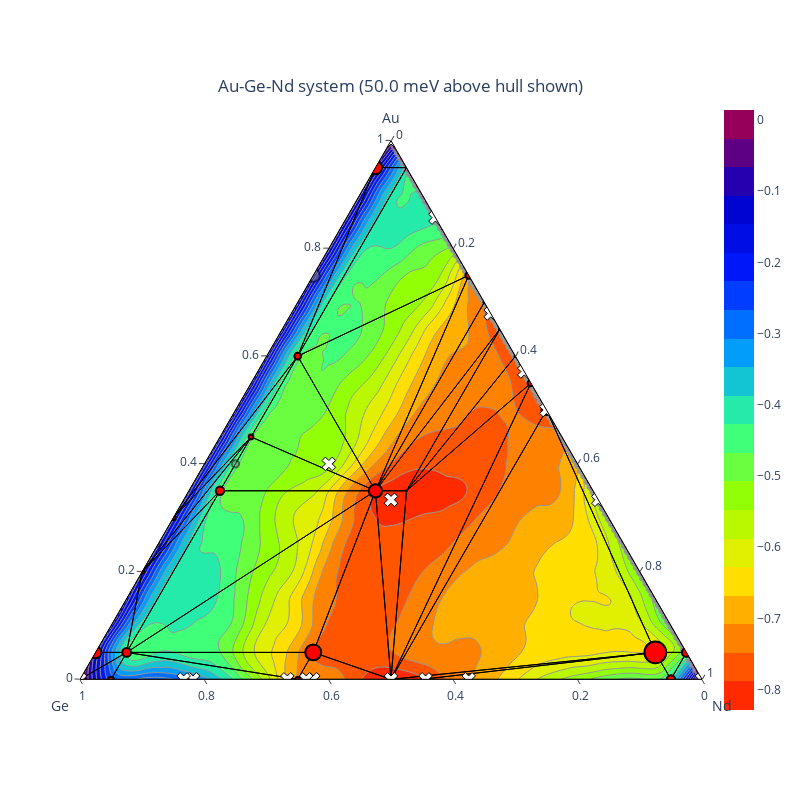

Notebook cell for this chart:
### Markdown cell above
#### Generate Predictions

### Code cell
# uncomment the 'export_image_name' line to save the output as a vector image
# if write_data = True, will save a spreadsheet of the output predictions
# edit step_size, e_above_max (in meV above the hull), and point_scale to your preferences

data_pd = mlf.predict_pd(step_size = 5,
                         model_list=model_list,
                         write_data = False
                    )

mlf.plot_pd(data_pd,data_df,
            e_above_max=50,
            point_scale = 400,
           # export_image_name='AlEuSb_pd.svg'
           )

### Figure 1 — Plotly figure (JSON) as saved in the notebook; plotly's stock layout.template omitted (floating-point values rounded to 4 significant figures; data arrays with more than 128 entries replaced by an {"elided": "..."} marker saying what was removed)
{"data": [{"a": [1, 0, 0], "b": [0, 1, 0], "c": [0, 0, 1], "fill": "toself", "fillcolor": "rgb(150.0, 0.0, 90.0)", "hoverinfo": "skip", "line": {"color": "rgb(150, 150, 150)", "shape": "spline", "width": 1}, "mode": "lines", "name": "0.014", "showlegend": true, "type": "scatterternary"}, {"a": {"elided": "595 float values"}, "b": {"elided": "595 float values"}, "c": {"elided": "595 float values"}, "fill": "toself", "fillcolor": "rgb(92.85714285714279, 0.0, 131.90476190476195)", "hoverinfo": "skip", "line": {"color": "rgb(150, 150, 150)", "shape": "spline", "width": 1}, "mode": "lines", "name": "-0.026", "showlegend": true, "type": "scatterternary"}, {"a": {"elided": "595 float values"}, "b": {"elided": "595 float values"}, "c": {"elided": "595 float values"}, "fill": "toself", "fillcolor": "rgb(35.71428571428559, 0.0, 173.8095238095239)", "hoverinfo": "skip", "line": {"color": "rgb(150, 150, 150)", "shape": "spline", "width": 1}, "mode": "lines", "name": "-0.066", "showlegend": true, "type": "scatterternary"}, {"a": {"elided": "591 float values"}, "b": {"elided": "591 float values"}, "c": {"elided": "591 float values"}, "fill": "toself", "fillcolor": "rgb(0.0, 3.57142857142858, 207.8571428571429)", "hoverinfo": "skip", "line": {"color": "rgb(150, 150, 150)", "shape": "spline", "width": 1}, "mode": "lines", "name": "-0.106", "showlegend": true, "type": "scatterternary"}, {"a": {"elided": "587 float values"}, "b": {"elided": "587 float values"}, "c": {"elided": "587 float values"}, "fill": "toself", "fillcolor": "rgb(0.0, 13.095238095238093, 228.8095238095238)", "hoverinfo": "skip", "line": {"color": "rgb(150, 150, 150)", "shape": "spline", "width": 1}, "mode": "lines", "name": "-0.147", "showlegend": true, "type": "scatterternary"}, {"a": {"elided": "585 float values"}, "b": {"elided": "585 float values"}, "c": {"elided": "585 float values"}, "fill": "toself", "fillcolor": "rgb(0.0, 22.619047619047628, 249.7619047619048)", "hoverinfo": "skip", "line": {"color": "rgb(150, 150, 150)", "shape": "spline", "width": 1}, "mode": "lines", "name": "-0.187", "showlegend": true, "type": "scatterternary"}, {"a": {"elided": "584 float values"}, "b": {"elided": "584 float values"}, "c": {"elided": "584 float values"}, "fill": "toself", "fillcolor": "rgb(0.0, 61.28571428571438, 255.0)", "hoverinfo": "skip", "line": {"color": "rgb(150, 150, 150)", "shape": "spline", "width": 1}, "mode": "lines", "name": "-0.227", "showlegend": true, "type": "scatterternary"}, {"a": {"elided": "580 float values"}, "b": {"elided": "580 float values"}, "c": {"elided": "580 float values"}, "fill": "toself", "fillcolor": "rgb(0.0, 109.66666666666671, 255.0)", "hoverinfo": "skip", "line": {"color": "rgb(150, 150, 150)", "shape": "spline", "width": 1}, "mode": "lines", "name": "-0.267", "showlegend": true, "type": "scatterternary"}, {"a": {"elided": "604 float values"}, "b": {"elided": "604 float values"}, "c": {"elided": "604 float values"}, "fill": "toself", "fillcolor": "rgb(2.095238095238088, 156.90476190476187, 250.0)", "hoverinfo": "skip", "line": {"color": "rgb(150, 150, 150)", "shape": "spline", "width": 1}, "mode": "lines", "name": "-0.307", "showlegend": true, "type": "scatterternary"}, {"a": {"elided": "604 float values"}, "b": {"elided": "604 float values"}, "c": {"elided": "604 float values"}, "fill": "toself", "fillcolor": "rgb(18.85714285714287, 196.14285714285717, 209.99999999999997)", "hoverinfo": "skip", "line": {"color": "rgb(150, 150, 150)", "shape": "spline", "width": 1}, "mode": "lines", "name": "-0.347", "showlegend": true, "type": "scatterternary"}, {"a": {"elided": "607 float values"}, "b": {"elided": "607 float values"}, "c": {"elided": "607 float values"}, "fill": "toself", "fillcolor": "rgb(35.61904761904765, 235.38095238095246, 169.99999999999994)", "hoverinfo": "skip", "line": {"color": "rgb(150, 150, 150)", "shape": "spline", "width": 1}, "mode": "lines", "name": "-0.387", "showlegend": true, "type": "scatterternary"}, {"a": {"elided": "594 float values"}, "b": {"elided": "594 float values"}, "c": {"elided": "594 float values"}, "fill": "toself", "fillcolor": "rgb(64.38095238095241, 255.0, 121.4285714285714)", "hoverinfo": "skip", "line": {"color": "rgb(150, 150, 150)", "shape": "spline", "width": 1}, "mode": "lines", "name": "-0.427", "showlegend": true, "type": "scatterternary"}, {"a": {"elided": "558 float values"}, "b": {"elided": "558 float values"}, "c": {"elided": "558 float values"}, "fill": "toself", "fillcolor": "rgb(105.14285714285717, 255.0, 64.28571428571426)", "hoverinfo": "skip", "line": {"color": "rgb(150, 150, 150)", "shape": "spline", "width": 1}, "mode": "lines", "name": "-0.468", "showlegend": true, "type": "scatterternary"}, {"a": {"elided": "504 float values"}, "b": {"elided": "504 float values"}, "c": {"elided": "504 float values"}, "fill": "toself", "fillcolor": "rgb(145.90476190476193, 255.0, 7.1428571428571175)", "hoverinfo": "skip", "line": {"color": "rgb(150, 150, 150)", "shape": "spline", "width": 1}, "mode": "lines", "name": "-0.508", "showlegend": true, "type": "scatterternary"}, {"a": {"elided": "504 float values"}, "b": {"elided": "504 float values"}, "c": {"elided": "504 float values"}, "fill": "toself", "fillcolor": "rgb(185.66666666666669, 248.0, 0.0)", "hoverinfo": "skip", "line": {"color": "rgb(150, 150, 150)", "shape": "spline", "width": 1}, "mode": "lines", "name": "-0.548", "showlegend": true, "type": "scatterternary"}, {"a": {"elided": "490 float values"}, "b": {"elided": "490 float values"}, "c": {"elided": "490 float values"}, "fill": "toself", "fillcolor": "rgb(225.2857142857143, 240.0, 0.0)", "hoverinfo": "skip", "line": {"color": "rgb(150, 150, 150)", "shape": "spline", "width": 1}, "mode": "lines", "name": "-0.588", "showlegend": true, "type": "scatterternary"}, {"a": {"elided": "507 float values"}, "b": {"elided": "507 float values"}, "c": {"elided": "507 float values"}, "fill": "toself", "fillcolor": "rgb(255.0, 222.28571428571428, 0.0)", "hoverinfo": "skip", "line": {"color": "rgb(150, 150, 150)", "shape": "spline", "width": 1}, "mode": "lines", "name": "-0.628", "showlegend": true, "type": "scatterternary"}, {"a": {"elided": "430 float values"}, "b": {"elided": "430 float values"}, "c": {"elided": "430 float values"}, "fill": "toself", "fillcolor": "rgb(255.0, 175.42857142857142, 0.0)", "hoverinfo": "skip", "line": {"color": "rgb(150, 150, 150)", "shape": "spline", "width": 1}, "mode": "lines", "name": "-0.668", "showlegend": true, "type": "scatterternary"}, {"a": {"elided": "454 float values"}, "b": {"elided": "454 float values"}, "c": {"elided": "454 float values"}, "fill": "toself", "fillcolor": "rgb(255.0, 128.57142857142856, 0.0)", "hoverinfo": "skip", "line": {"color": "rgb(150, 150, 150)", "shape": "spline", "width": 1}, "mode": "lines", "name": "-0.708", "showlegend": true, "type": "scatterternary"}, {"a": {"elided": "334 float values"}, "b": {"elided": "334 float values"}, "c": {"elided": "334 float values"}, "fill": "toself", "fillcolor": "rgb(255.0, 84.57142857142857, 0.0)", "hoverinfo": "skip", "line": {"color": "rgb(150, 150, 150)", "shape": "spline", "width": 1}, "mode": "lines", "name": "-0.749", "showlegend": true, "type": "scatterternary"}, {"a": [0.39, 0.3892, 0.3875, 0.3854, 0.385, 0.3825, 0.38, 0.3795, 0.3768, 0.3757, 0.3751, 0.375, 0.3739, 0.3718, 0.37, 0.3685, 0.365, 0.3623, 0.36, 0.355, 0.35, 0.345, 0.3432, 0.34, 0.3355, 0.335, 0.3307, 0.33, 0.3272, 0.325, 0.3244, 0.3223, 0.32, 0.3195, 0.3153, 0.315, 0.3128, 0.3113, 0.3101, 0.31, 0.3092, 0.3084, 0.3074, 0.3059, 0.305, 0.3036, 0.3015, 0.3, 0.2993, 0.2968, 0.295, 0.2942, 0.2917, 0.29, 0.2895, 0.2876, 0.2864, 0.2855, 0.285, 0.2845, 0.2843, 0.285, 0.2856, 0.2899, 0.29, 0.295, 0.2986, 0.3, 0.305, 0.3087, 0.31, 0.315, 0.32, 0.325, 0.33, 0.335, 0.34, 0.342, 0.345, 0.35, 0.3502, 0.355, 0.3555, 0.3596, 0.36, 0.3631, 0.365, 0.3661, 0.3689, 0.37, 0.3717, 0.375, 0.3752, 0.3787, 0.38, 0.3816, 0.3842, 0.385, 0.3865, 0.3883, 0.3897, 0.39, 0.3903, 0.3904, 0.3907, 0.3903, 0.39], "b": [0.2435, 0.2404, 0.2362, 0.2323, 0.2317, 0.2287, 0.2258, 0.2253, 0.2216, 0.2171, 0.2125, 0.2121, 0.2081, 0.2041, 0.2021, 0.2008, 0.1992, 0.1988, 0.1989, 0.2002, 0.2028, 0.2067, 0.2084, 0.2118, 0.2173, 0.2179, 0.2247, 0.2259, 0.2314, 0.2365, 0.2378, 0.2439, 0.2491, 0.2503, 0.2573, 0.2581, 0.2636, 0.2694, 0.2749, 0.2756, 0.2804, 0.2858, 0.2913, 0.297, 0.2994, 0.3032, 0.3093, 0.3135, 0.3154, 0.3216, 0.326, 0.3279, 0.3341, 0.339, 0.3402, 0.3462, 0.3518, 0.3572, 0.3602, 0.3628, 0.3679, 0.3703, 0.3722, 0.375, 0.3751, 0.3755, 0.3757, 0.3755, 0.3755, 0.3757, 0.3756, 0.3748, 0.3733, 0.3711, 0.3683, 0.3648, 0.3609, 0.359, 0.356, 0.3502, 0.3499, 0.343, 0.3423, 0.3352, 0.3345, 0.3285, 0.3244, 0.3219, 0.3156, 0.3129, 0.3092, 0.3028, 0.3024, 0.2957, 0.2928, 0.2892, 0.2829, 0.2808, 0.2768, 0.2708, 0.2652, 0.2622, 0.2599, 0.2548, 0.2496, 0.2449, 0.2435], "c": [0.3665, 0.3704, 0.3762, 0.3823, 0.3833, 0.3887, 0.3942, 0.3953, 0.4016, 0.4071, 0.4125, 0.4129, 0.4181, 0.4241, 0.4279, 0.4308, 0.4358, 0.4388, 0.4411, 0.4448, 0.4472, 0.4483, 0.4484, 0.4482, 0.4473, 0.4471, 0.4447, 0.4441, 0.4414, 0.4385, 0.4378, 0.4339, 0.4309, 0.4303, 0.4273, 0.4269, 0.4236, 0.4194, 0.4149, 0.4144, 0.4104, 0.4058, 0.4013, 0.397, 0.3956, 0.3932, 0.3893, 0.3865, 0.3854, 0.3816, 0.379, 0.3779, 0.3741, 0.371, 0.3702, 0.3662, 0.3618, 0.3572, 0.3548, 0.3528, 0.3479, 0.3447, 0.3422, 0.335, 0.3349, 0.3295, 0.3257, 0.3245, 0.3195, 0.3157, 0.3144, 0.3102, 0.3067, 0.3039, 0.3017, 0.3002, 0.2991, 0.299, 0.299, 0.2998, 0.2999, 0.302, 0.3023, 0.3052, 0.3055, 0.3085, 0.3106, 0.3119, 0.3156, 0.3171, 0.3192, 0.3222, 0.3224, 0.3257, 0.3272, 0.3292, 0.3329, 0.3342, 0.3368, 0.3408, 0.3452, 0.3478, 0.3499, 0.3548, 0.3596, 0.3649, 0.3665], "fill": "toself", "fillcolor": "rgb(255.0, 42.285714285714285, 0.0)", "hoverinfo": "skip", "line": {"color": "rgb(150, 150, 150)", "shape": "spline", "width": 1}, "mode": "lines", "name": "-0.789", "showlegend": true, "type": "scatterternary"}, {"a": {"elided": "137 float values"}, "b": {"elided": "137 float values"}, "c": {"elided": "137 float values"}, "fill": "toself", "fillcolor": "rgb(255.0, 84.57142857142857, 0.0)", "hoverinfo": "skip", "line": {"color": "rgb(150, 150, 150)", "shape": "spline", "width": 1}, "mode": "lines", "name": "-0.749", "showlegend": true, "type": "scatterternary"}, {"a": [0, 0.003622, 0.005, 0.01, 0.01077, 0.015, 0.01544, 0.01875, 0.02, 0.02104, 0.02243, 0.02299, 0.02282, 0.02209, 0.02104, 0.02, 0.01991, 0.01883, 0.0177, 0.01644, 0.015, 0.01495, 0.01331, 0.01148, 0.01, 0.009506, 0.007449, 0.005088, 0.005, 0.002084, 0], "b": [0.5467, 0.5432, 0.5417, 0.5357, 0.5346, 0.528, 0.5273, 0.5206, 0.5173, 0.5145, 0.5088, 0.5035, 0.4986, 0.494, 0.4895, 0.4854, 0.485, 0.4806, 0.4761, 0.4718, 0.4677, 0.4675, 0.4633, 0.4593, 0.4562, 0.4552, 0.4513, 0.4475, 0.4473, 0.444, 0.4422], "c": [0.4533, 0.4532, 0.4533, 0.4543, 0.4546, 0.457, 0.4573, 0.4606, 0.4627, 0.4645, 0.4688, 0.4735, 0.4786, 0.484, 0.4895, 0.4946, 0.495, 0.5006, 0.5061, 0.5118, 0.5173, 0.5175, 0.5233, 0.5293, 0.5338, 0.5352, 0.5413, 0.5475, 0.5477, 0.554, 0.5578], "fill": "toself", "fillcolor": "rgb(255.0, 42.285714285714285, 0.0)", "hoverinfo": "skip", "line": {"color": "rgb(150, 150, 150)", "shape": "spline", "width": 1}, "mode": "lines", "name": "-0.789", "showlegend": true, "type": "scatterternary"}, {"a": [0.94, 0.935, 0.9302, 0.93, 0.925, 0.9202, 0.92, 0.915, 0.9101, 0.91, 0.9061, 0.905, 0.9032, 0.9, 0.895, 0.8923, 0.89, 0.885, 0.8836, 0.88, 0.8782, 0.8753, 0.8789, 0.88, 0.885, 0.89, 0.8904, 0.895, 0.8979, 0.9, 0.905, 0.91, 0.9132, 0.915, 0.92, 0.925, 0.93, 0.935, 0.94, 0.94, 0.94], "b": [0.004994, 0.007464, 0.00491, 0.00482, 0.007349, 0.004915, 0.00483, 0.00739, 0.004975, 0.00495, 0.006928, 0.0103, 0.01339, 0.01852, 0.02179, 0.02386, 0.02568, 0.03147, 0.0332, 0.03848, 0.0409, 0.04734, 0.05056, 0.05039, 0.04837, 0.04516, 0.04482, 0.03945, 0.03606, 0.03276, 0.02847, 0.02541, 0.0234, 0.02224, 0.01871, 0.01522, 0.0118, 0.008446, 0.005135, 0.004997, 0.004994], "c": [0.05501, 0.05754, 0.06491, 0.06518, 0.06765, 0.07492, 0.07517, 0.07761, 0.08497, 0.08505, 0.08693, 0.0847, 0.08339, 0.08148, 0.08321, 0.08386, 0.08432, 0.08353, 0.0832, 0.08152, 0.0809, 0.07734, 0.07056, 0.06961, 0.06663, 0.06484, 0.06482, 0.06555, 0.06606, 0.06724, 0.06653, 0.06459, 0.0634, 0.06276, 0.06129, 0.05978, 0.0582, 0.05655, 0.05486, 0.055, 0.05501], "fill": "toself", "fillcolor": "rgb(64.38095238095241, 255.0, 121.4285714285714)", "hoverinfo": "skip", "line": {"color": "rgb(150, 150, 150)", "shape": "spline", "width": 1}, "mode": "lines", "name": "-0.427", "showlegend": true, "type": "scatterternary"}, {"a": [0.695, 0.6946, 0.69, 0.6857, 0.685, 0.6804, 0.68, 0.6756, 0.6759, 0.68, 0.685, 0.6871, 0.69, 0.6934, 0.695, 0.696, 0.6966, 0.6951, 0.695], "b": [0.2173, 0.2177, 0.2212, 0.2271, 0.2281, 0.2348, 0.2355, 0.2422, 0.2471, 0.2461, 0.2432, 0.2414, 0.2384, 0.2333, 0.2298, 0.227, 0.2217, 0.2174, 0.2173], "c": [0.08769, 0.0877, 0.08883, 0.08713, 0.0869, 0.08481, 0.08453, 0.08219, 0.07705, 0.07394, 0.07178, 0.07145, 0.07165, 0.0733, 0.07519, 0.07698, 0.08169, 0.08744, 0.08769], "fill": "toself", "fillcolor": "rgb(105.14285714285717, 255.0, 64.28571428571426)", "hoverinfo": "skip", "line": {"color": "rgb(150, 150, 150)", "shape": "spline", "width": 1}, "mode": "lines", "name": "-0.468", "showlegend": true, "type": "scatterternary"}, {"a": [0, 9.144e-05, 0.001215, 0.002155, 0.002912, 0.003469, 0.003814, 0.003934, 0.00382, 0.003464, 0.002858, 0.001994, 0.0009401, 0], "b": [0.8496, 0.85, 0.8544, 0.8589, 0.8635, 0.8683, 0.8731, 0.878, 0.8831, 0.8883, 0.8936, 0.899, 0.9045, 0.9091], "c": [0.1504, 0.15, 0.1444, 0.1389, 0.1335, 0.1283, 0.1231, 0.118, 0.1131, 0.1083, 0.1036, 0.099, 0.09453, 0.09089], "fill": "toself", "fillcolor": "rgb(0.0, 109.66666666666671, 255.0)", "hoverinfo": "skip", "line": {"color": "rgb(150, 150, 150)", "shape": "spline", "width": 1}, "mode": "lines", "name": "-0.267", "showlegend": true, "type": "scatterternary"}, {"a": [0, 0.000403, 0.001217, 0.001826, 0.002147, 0.002214, 0.002031, 0.00162, 0.001009, 0.0002277, 0], "b": [0.09265, 0.0948, 0.09939, 0.1041, 0.1089, 0.1139, 0.119, 0.1242, 0.1295, 0.1349, 0.1363], "c": [0.9074, 0.9048, 0.8994, 0.8941, 0.8889, 0.8839, 0.879, 0.8742, 0.8695, 0.8649, 0.8637], "fill": "toself", "fillcolor": "rgb(105.14285714285717, 255.0, 64.28571428571426)", "hoverinfo": "skip", "line": {"color": "rgb(150, 150, 150)", "shape": "spline", "width": 1}, "mode": "lines", "name": "-0.468", "showlegend": true, "type": "scatterternary"}, {"a": [0.53, 0.525, 0.52, 0.52, 0.515, 0.51, 0.51, 0.5056, 0.51, 0.5131, 0.515, 0.52, 0.5238, 0.525, 0.53, 0.53, 0.53], "b": [0.00498, 0.007496, 0.004986, 0.004971, 0.007491, 0.004988, 0.004976, 0.007194, 0.008137, 0.008437, 0.00854, 0.008415, 0.008079, 0.007957, 0.007233, 0.00499, 0.00498], "c": [0.465, 0.4675, 0.475, 0.475, 0.4775, 0.485, 0.485, 0.4872, 0.4819, 0.4784, 0.4765, 0.4716, 0.4681, 0.467, 0.4628, 0.465, 0.465], "fill": "toself", "fillcolor": "rgb(255.0, 42.285714285714285, 0.0)", "hoverinfo": "skip", "line": {"color": "rgb(150, 150, 150)", "shape": "spline", "width": 1}, "mode": "lines", "name": "-0.789", "showlegend": true, "type": "scatterternary"}, {"a": {"elided": "231 float values"}, "b": {"elided": "231 float values"}, "c": {"elided": "231 float values"}, "hovertemplate": "Au: %{a:.3f}<br>Ge: %{b:.3f}<br>Nd: %{c:.3f}<br>z: %{marker.color:.3f}<extra></extra>", "marker": {"color": {"elided": "231 float values"}, "colorscale": [[0, "rgb(255,0,0)"], [0.125, "rgb(255,111,0)"], [0.25, "rgb(255,234,0)"], [0.375, "rgb(151,255,0)"], [0.5, "rgb(44,255,150)"], [0.625, "rgb(0,152,255)"], [0.75, "rgb(0,25,255)"], [0.875, "rgb(0,0,200)"], [1, "rgb(150,0,90)"]], "line": {"color": "rgb(120, 120, 120)", "width": 1}}, "mode": "markers", "opacity": 0, "type": "scatterternary"}, {"a": [null], "b": [null], "c": [null], "marker": {"cmax": 0.01394, "cmin": -0.8288, "colorscale": [[0, "rgb(255.0, 42.285714285714285, 0.0)"], [0.04762, "rgb(255.0, 42.285714285714285, 0.0)"], [0.04762, "rgb(255.0, 84.57142857142857, 0.0)"], [0.09524, "rgb(255.0, 84.57142857142857, 0.0)"], [0.09524, "rgb(255.0, 128.57142857142856, 0.0)"], [0.1429, "rgb(255.0, 128.57142857142856, 0.0)"], [0.1429, "rgb(255.0, 175.42857142857142, 0.0)"], [0.1905, "rgb(255.0, 175.42857142857142, 0.0)"], [0.1905, "rgb(255.0, 222.28571428571428, 0.0)"], [0.2381, "rgb(255.0, 222.28571428571428, 0.0)"], [0.2381, "rgb(225.2857142857143, 240.0, 0.0)"], [0.2857, "rgb(225.2857142857143, 240.0, 0.0)"], [0.2857, "rgb(185.66666666666669, 248.0, 0.0)"], [0.3333, "rgb(185.66666666666669, 248.0, 0.0)"], [0.3333, "rgb(145.90476190476193, 255.0, 7.1428571428571175)"], [0.381, "rgb(145.90476190476193, 255.0, 7.1428571428571175)"], [0.381, "rgb(105.14285714285717, 255.0, 64.28571428571426)"], [0.4286, "rgb(105.14285714285717, 255.0, 64.28571428571426)"], [0.4286, "rgb(64.38095238095241, 255.0, 121.4285714285714)"], [0.4762, "rgb(64.38095238095241, 255.0, 121.4285714285714)"], [0.4762, "rgb(35.61904761904765, 235.38095238095246, 169.99999999999994)"], [0.5238, "rgb(35.61904761904765, 235.38095238095246, 169.99999999999994)"], [0.5238, "rgb(18.85714285714287, 196.14285714285717, 209.99999999999997)"], [0.5714, "rgb(18.85714285714287, 196.14285714285717, 209.99999999999997)"], [0.5714, "rgb(2.095238095238088, 156.90476190476187, 250.0)"], [0.619, "rgb(2.095238095238088, 156.90476190476187, 250.0)"], [0.619, "rgb(0.0, 109.66666666666671, 255.0)"], [0.6667, "rgb(0.0, 109.66666666666671, 255.0)"], [0.6667, "rgb(0.0, 61.28571428571438, 255.0)"], [0.7143, "rgb(0.0, 61.28571428571438, 255.0)"], [0.7143, "rgb(0.0, 22.619047619047628, 249.7619047619048)"], [0.7619, "rgb(0.0, 22.619047619047628, 249.7619047619048)"], [0.7619, "rgb(0.0, 13.095238095238093, 228.8095238095238)"], [0.8095, "rgb(0.0, 13.095238095238093, 228.8095238095238)"], [0.8095, "rgb(0.0, 3.57142857142858, 207.8571428571429)"], [0.8571, "rgb(0.0, 3.57142857142858, 207.8571428571429)"], [0.8571, "rgb(35.71428571428559, 0.0, 173.8095238095239)"], [0.9048, "rgb(35.71428571428559, 0.0, 173.8095238095239)"], [0.9048, "rgb(92.85714285714279, 0.0, 131.90476190476195)"], [0.9524, "rgb(92.85714285714279, 0.0, 131.90476190476195)"], [0.9524, "rgb(150.0, 0.0, 90.0)"], [1, "rgb(150.0, 0.0, 90.0)"], [1, "rgb(150.0, 0.0, 90.0)"]], "showscale": true}, "mode": "markers", "type": "scatterternary"}, {"a": ["3", "1", "9", "3"], "b": ["7 ", "4 ", "10 ", "7 "], "c": ["0", "0", "1 ", "0"], "line": {"color": "black", "width": 1}, "mode": "lines", "type": "scatterternary"}, {"a": ["7", "7", "9", "7"], "b": ["7 ", "12 ", "10 ", "7 "], "c": ["6 ", "1 ", "1 ", "6 "], "line": {"color": "black", "width": 1}, "mode": "lines", "type": "scatterternary"}, {"a": ["0", "1", "0", "0"], "b": ["1", "1 ", "9", "1"], "c": ["1 ", "18 ", "11 ", "1 "], "line": {"color": "black", "width": 1}, "mode": "lines", "type": "scatterternary"}, {"a": ["3", "12", "9", "3"], "b": ["7 ", "7 ", "10 ", "7 "], "c": ["0", "1 ", "1 ", "0"], "line": {"color": "black", "width": 1}, "mode": "lines", "type": "scatterternary"}, {"a": ["7", "0", "7", "7"], "b": ["7 ", "1", "6 ", "7 "], "c": ["6 ", "1 ", "7 ", "6 "], "line": {"color": "black", "width": 1}, "mode": "lines", "type": "scatterternary"}, {"a": ["7", "1", "9", "7"], "b": ["12 ", "4 ", "10 ", "12 "], "c": ["1 ", "0", "1 ", "1 "], "line": {"color": "black", "width": 1}, "mode": "lines", "type": "scatterternary"}, {"a": ["1", "1", "0", "1"], "b": ["19 ", "18 ", "1", "19 "], "c": ["0", "1 ", "0", "0"], "line": {"color": "black", "width": 1}, "mode": "lines", "type": "scatterternary"}, {"a": ["7", "13", "7", "7"], "b": ["7 ", "0", "6 ", "7 "], "c": ["6 ", "7 ", "7 ", "6 "], "line": {"color": "black", "width": 1}, "mode": "lines", "type": "scatterternary"}, {"a": ["3", "13", "7", "3"], "b": ["0", "0", "6 ", "0"], "c": ["2 ", "7 ", "7 ", "2 "], "line": {"color": "black", "width": 1}, "mode": "lines", "type": "scatterternary"}, {"a": ["1", "7", "1", "1"], "b": ["12 ", "7 ", "18 ", "12 "], "c": ["7 ", "6 ", "1 ", "7 "], "line": {"color": "black", "width": 1}, "mode": "lines", "type": "scatterternary"}, {"a": ["1", "1", "1", "1"], "b": ["0", "1 ", "0", "0"], "c": ["19 ", "18 ", "1 ", "19 "], "line": {"color": "black", "width": 1}, "mode": "lines", "type": "scatterternary"}, {"a": ["7", "12", "9", "7"], "b": ["7 ", "7 ", "10 ", "7 "], "c": ["6 ", "1 ", "1 ", "6 "], "line": {"color": "black", "width": 1}, "mode": "lines", "type": "scatterternary"}, {"a": ["11", "0", "7", "11"], "b": ["0", "1", "6 ", "0"], "c": ["9 ", "1 ", "7 ", "9 "], "line": {"color": "black", "width": 1}, "mode": "lines", "type": "scatterternary"}, {"a": ["1", "0", "1", "1"], "b": ["12 ", "13", "18 ", "12 "], "c": ["7 ", "7 ", "1 ", "7 "], "line": {"color": "black", "width": 1}, "mode": "lines", "type": "scatterternary"}, {"a": ["3", "11", "7", "3"], "b": ["0", "0", "6 ", "0"], "c": ["2 ", "9 ", "7 ", "2 "], "line": {"color": "black", "width": 1}, "mode": "lines", "type": "scatterternary"}, {"a": ["1", "1", "1", "1"], "b": ["19 ", "18 ", "4 ", "19 "], "c": ["0", "1 ", "0", "0"], "line": {"color": "black", "width": 1}, "mode": "lines", "type": "scatterternary"}, {"a": ["7", "13", "7", "7"], "b": ["7 ", "0", "0", "7 "], "c": ["6 ", "7 ", "3 ", "6 "], "line": {"color": "black", "width": 1}, "mode": "lines", "type": "scatterternary"}, {"a": ["7", "1", "1", "7"], "b": ["12 ", "18 ", "4 ", "12 "], "c": ["1 ", "1 ", "0", "1 "], "line": {"color": "black", "width": 1}, "mode": "lines", "type": "scatterternary"}, {"a": ["3", "12", "19", "3"], "b": ["0", "7 ", "0", "0"], "c": ["1 ", "1 ", "1 ", "1 "], "line": {"color": "black", "width": 1}, "mode": "lines", "type": "scatterternary"}, {"a": ["1", "0", "0", "1"], "b": ["12 ", "1", "13", "12 "], "c": ["7 ", "1 ", "7 ", "7 "], "line": {"color": "black", "width": 1}, "mode": "lines", "type": "scatterternary"}, {"a": ["3", "7", "12", "3"], "b": ["0", "7 ", "7 ", "0"], "c": ["1 ", "6 ", "1 ", "1 "], "line": {"color": "black", "width": 1}, "mode": "lines", "type": "scatterternary"}, {"a": ["1", "7", "0", "1"], "b": ["12 ", "7 ", "1", "12 "], "c": ["7 ", "6 ", "1 ", "7 "], "line": {"color": "black", "width": 1}, "mode": "lines", "type": "scatterternary"}, {"a": ["0", "1", "0", "0"], "b": ["19", "18 ", "1", "19"], "c": ["1 ", "1 ", "0", "1 "], "line": {"color": "black", "width": 1}, "mode": "lines", "type": "scatterternary"}, {"a": ["0", "1", "1", "0"], "b": ["1", "1 ", "0", "1"], "c": ["1 ", "18 ", "1 ", "1 "], "line": {"color": "black", "width": 1}, "mode": "lines", "type": "scatterternary"}, {"a": ["11", "0", "1", "11"], "b": ["0", "1", "0", "0"], "c": ["9 ", "1 ", "1 ", "9 "], "line": {"color": "black", "width": 1}, "mode": "lines", "type": "scatterternary"}, {"a": ["0", "1", "0", "0"], "b": ["1", "1 ", "9", "1"], "c": ["19 ", "18 ", "11 ", "19 "], "line": {"color": "black", "width": 1}, "mode": "lines", "type": "scatterternary"}, {"a": ["3", "7", "7", "3"], "b": ["0", "7 ", "0", "0"], "c": ["1 ", "6 ", "3 ", "1 "], "line": {"color": "black", "width": 1}, "mode": "lines", "type": "scatterternary"}, {"a": ["7", "7", "1", "7"], "b": ["7 ", "12 ", "18 ", "7 "], "c": ["6 ", "1 ", "1 ", "6 "], "line": {"color": "black", "width": 1}, "mode": "lines", "type": "scatterternary"}, {"a": ["12", "19", "19", "12"], "b": ["7 ", "1 ", "0", "7 "], "c": ["1 ", "0", "1 ", "1 "], "line": {"color": "black", "width": 1}, "mode": "lines", "type": "scatterternary"}, {"a": ["0", "0", "1", "0"], "b": ["19", "13", "18 ", "19"], "c": ["1 ", "7 ", "1 ", "1 "], "line": {"color": "black", "width": 1}, "mode": "lines", "type": "scatterternary"}, {"a": ["19", "19", "1", "19"], "b": ["1 ", "0", "0", "1 "], "c": ["0", "1 ", "0", "0"], "line": {"color": "black", "width": 1}, "mode": "lines", "type": "scatterternary"}, {"a": ["0", "1", "0", "0"], "b": ["1", "0", "0", "1"], "c": ["19 ", "19 ", "1", "19 "], "line": {"color": "black", "width": 1}, "mode": "lines", "type": "scatterternary"}, {"a": ["0", "1", "1", "0"], "b": ["1", "0", "1 ", "1"], "c": ["19 ", "19 ", "18 ", "19 "], "line": {"color": "black", "width": 1}, "mode": "lines", "type": "scatterternary"}, {"a": ["3", "12", "19", "3"], "b": ["7 ", "7 ", "1 ", "7 "], "c": ["0", "1 ", "0", "0"], "line": {"color": "black", "width": 1}, "mode": "lines", "type": "scatterternary"}, {"a": [25, 40, 75], "b": [75, 55, 25], "c": [0, 5, 0], "hoverinfo": "text+name", "marker": {"color": "grey", "line": {"color": "black", "width": 2}, "opacity": 0.5, "size": [3.966, 7.272, 13.23], "symbol": 0}, "mode": "markers", "name": "ML Above Hull", "text": ["Au25.0Ge75.0Nd0.0", "Au40.0Ge55.0Nd5.0", "Au75.0Ge25.0Nd0.0"], "type": "scatterternary"}, {"a": [0, 0, 0, 0, 0, 0, 0, 5, 5, 5, 5, 5, 20, 30, 35, 35, 35, 45, 50, 55, 60, 60, 65, 70, 75, 95, 95, 100], "b": [0, 5, 45, 50, 65, 95, 100, 0, 5, 60, 90, 95, 80, 70, 30, 35, 60, 50, 0, 0, 0, 35, 0, 0, 0, 0, 5, 0], "c": [100, 95, 55, 50, 35, 5, 0, 95, 90, 35, 5, 0, 0, 0, 35, 30, 5, 5, 50, 45, 40, 5, 35, 30, 25, 5, 0, 0], "hoverinfo": "text+name", "marker": {"color": "red", "line": {"color": "black", "width": 2}, "opacity": 1, "size": [3.781, 8.363, 2.809, 2.307, 4.907, 5.393, 1.259, 8.945, 21.73, 15.94, 8.711, 11.72, 4.156, 4.687, 0.8859, 13.18, 8.39, 4.687, 10.19, 6.559, 1.855, 6.542, 1.81, 1.901, 6.693, 0.9175, 13.29, 2.037], "symbol": 0}, "mode": "markers", "name": "ML Convex Hull", "text": ["Au0.0Ge0.0Nd100.0", "Au0.0Ge5.0Nd95.0", "Au0.0Ge45.0Nd55.0", "Au0.0Ge50.0Nd50.0", "Au0.0Ge65.0Nd35.0", "Au0.0Ge95.0Nd5.0", "Au0.0Ge100.0Nd0.0", "Au5.0Ge0.0Nd95.0", "Au5.0Ge5.0Nd90.0", "Au5.0Ge60.0Nd35.0", "Au5.0Ge90.0Nd5.0", "Au5.0Ge95.0Nd0.0", "Au20.0Ge80.0Nd0.0", "Au30.0Ge70.0Nd0.0", "Au35.0Ge30.0Nd35.0", "Au35.0Ge35.0Nd30.0", "Au35.0Ge60.0Nd5.0", "Au45.0Ge50.0Nd5.0", "Au50.0Ge0.0Nd50.0", "Au55.0Ge0.0Nd45.0", "Au60.0Ge0.0Nd40.0", "Au60.0Ge35.0Nd5.0", "Au65.0Ge0.0Nd35.0", "Au70.0Ge0.0Nd30.0", "Au75.0Ge0.0Nd25.0", "Au95.0Ge0.0Nd5.0", "Au95.0Ge5.0Nd0.0", "Au100.0Ge0.0Nd0.0"], "type": "scatterternary"}, {"a": [0, 0.3333, 0.5714, 0.5, 0, 0.6792, 0, 0, 0, 0, 0.3333, 0.4, 0.8571, 0, 0, 0, 0, 1], "b": [0.5, 0.3333, 0, 0, 0.4444, 0, 0.625, 0.6364, 0.375, 0.6667, 0, 0.4, 0, 0.8182, 0.8333, 0, 1, 0], "c": [0.5, 0.3333, 0.4286, 0.5, 0.5556, 0.3208, 0.375, 0.3636, 0.625, 0.3333, 0.6667, 0.2, 0.1429, 0.1818, 0.1667, 1, 0, 0], "hoverinfo": "text+name", "marker": {"color": "white", "line": {"color": "black", "width": 1}, "size": 12, "symbol": 4}, "mode": "markers", "name": "Known", "text": ["NdGe", "NdGeAu", "Nd3Au4", "NdAu", "Nd5Ge4", "Nd17Au36", "Nd3Ge5", "Nd4Ge7", "Nd5Ge3", "NdGe2", "Nd2Au", "Nd(GeAu)2", "NdAu6", "Nd2Ge9", "NdGe5", "Nd", "Ge", "Au"], "type": "scatterternary"}], "layout": {"height": 800, "showlegend": false, "ternary": {"aaxis": {"linecolor": "black", "linewidth": 1, "min": 0, "ticks": "outside", "title": {"text": "Au"}}, "baxis": {"linecolor": "black", "linewidth": 1, "min": 0, "ticks": "outside", "title": {"text": "Ge"}}, "bgcolor": "white", "caxis": {"linecolor": "black", "linewidth": 1, "min": 0, "ticks": "outside", "title": {"text": "Nd"}}, "sum": 1}, "title": {"text": "Au-Ge-Nd system (50.0 meV above hull shown)", "x": 0.5, "xanchor": "center", "y": 0.9, "yanchor": "top"}, "width": 800}}
